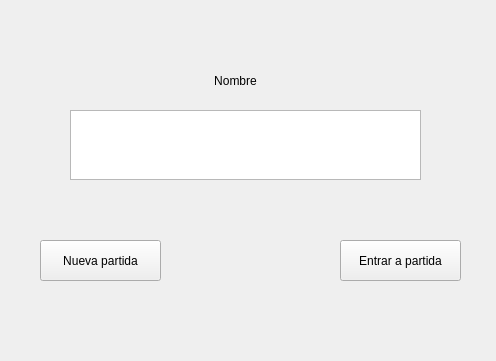
<?xml version="1.0" encoding="UTF-8"?>
<ui version="4.0">
 <class>mainWindow</class>
 <widget class="QWidget" name="mainWindow">
  <property name="geometry">
   <rect>
    <x>0</x>
    <y>0</y>
    <width>496</width>
    <height>361</height>
   </rect>
  </property>
  <property name="minimumSize">
   <size>
    <width>496</width>
    <height>361</height>
   </size>
  </property>
  <property name="maximumSize">
   <size>
    <width>496</width>
    <height>361</height>
   </size>
  </property>
  <property name="windowTitle">
   <string>Form</string>
  </property>
  <widget class="QPushButton" name="pushButton">
   <property name="geometry">
    <rect>
     <x>40</x>
     <y>240</y>
     <width>121</width>
     <height>41</height>
    </rect>
   </property>
   <property name="text">
    <string>Nueva partida</string>
   </property>
  </widget>
  <widget class="QLabel" name="label">
   <property name="geometry">
    <rect>
     <x>180</x>
     <y>60</y>
     <width>111</width>
     <height>41</height>
    </rect>
   </property>
   <property name="text">
    <string>Nombre</string>
   </property>
   <property name="alignment">
    <set>Qt::AlignCenter</set>
   </property>
  </widget>
  <widget class="QPushButton" name="pushButton_2">
   <property name="geometry">
    <rect>
     <x>340</x>
     <y>240</y>
     <width>121</width>
     <height>41</height>
    </rect>
   </property>
   <property name="text">
    <string>Entrar a partida</string>
   </property>
  </widget>
  <widget class="QTextEdit" name="textEdit">
   <property name="geometry">
    <rect>
     <x>70</x>
     <y>110</y>
     <width>351</width>
     <height>70</height>
    </rect>
   </property>
  </widget>
 </widget>
 <resources/>
 <connections/>
</ui>
